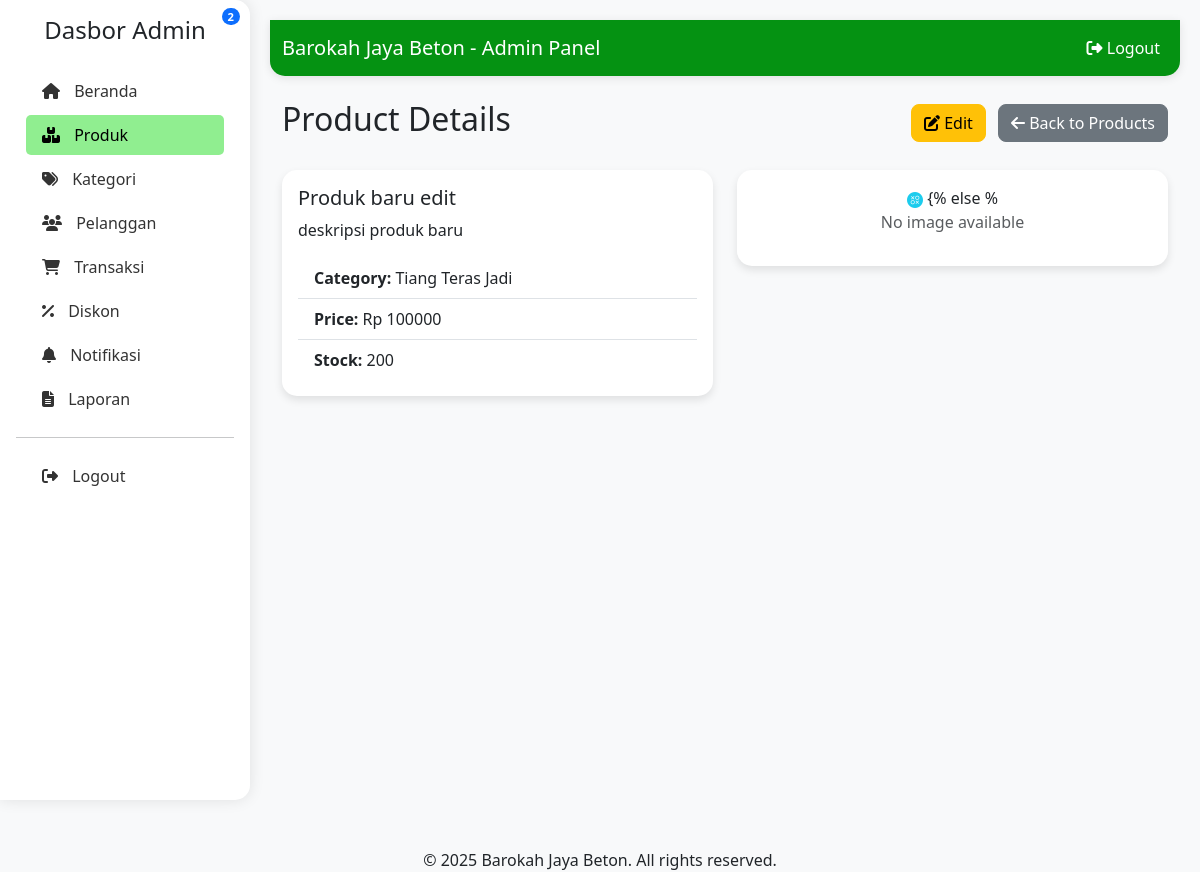
The app's page /dashboard_admin/products/12/ (signed in), older data.
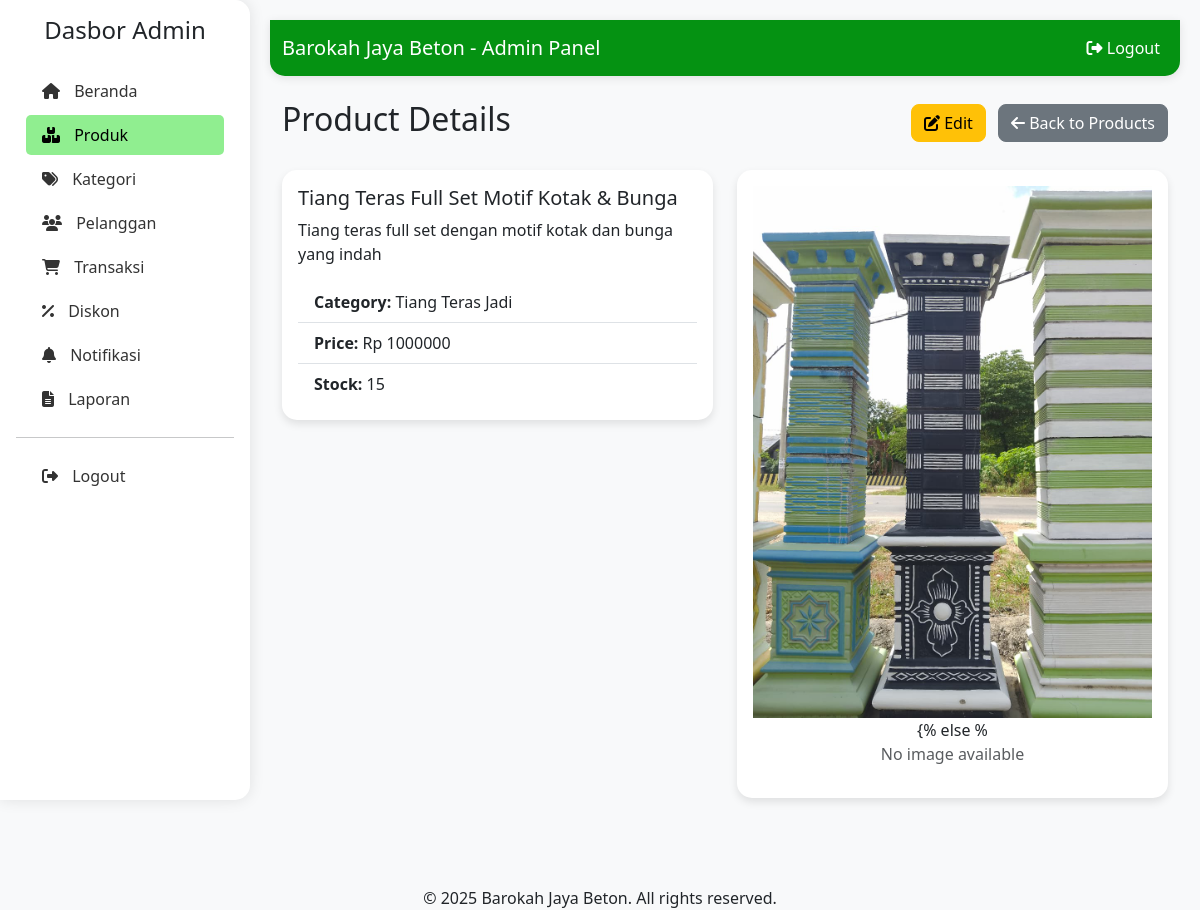
The same page, newer data.
### admin_dashboard/models.py (models this page shows, shortened)
class Produk(models.Model):
    nama_produk = models.CharField(max_length=255, verbose_name="Nama Produk")
    deskripsi_produk = models.TextField(verbose_name="Deskripsi Produk")
    foto_produk = models.ImageField(upload_to='produk_images/', verbose_name="Foto Produk")
    stok_produk = models.IntegerField(verbose_name="Stok Produk")
    harga_produk = models.DecimalField(max_digits=10, decimal_places=2, verbose_name="Harga Produk")
    kategori = models.ForeignKey(Kategori, on_delete=models.SET_NULL, blank=True, null=True, verbose_name="Kategori")
    class Meta:
        verbose_name_plural = "Produk"
        db_table = 'produk'

class Kategori(models.Model):
    nama_kategori = models.CharField(max_length=255, verbose_name="Nama Kategori")
    class Meta:
        verbose_name_plural = "Kategori"
        db_table = 'kategori'

### dashboard_admin/views.py (the view)
    def wrapper(request, *args, **kwargs):
        if not request.user.is_authenticated or not isinstance(request.user, Admin):
            raise PermissionDenied("You don't have permission to access this page.")
        return view_func(request, *args, **kwargs)

### admin_dashboard/context_processors.py (called while the page is built, shortened)
def notification_cart_context(request):
    context = {
        'unseen_notifications_count': 0,
        'cart_item_count': 0
    }
    return context

### dashboard_admin/context_processors.py (called while the page is built)
def admin_crm_context(request):
    if not request.path.startswith('/dashboard_admin/'):
        return {}
    try:
        Pelanggan = apps.get_model('admin_dashboard', 'Pelanggan')
        Transaksi = apps.get_model('admin_dashboard', 'Transaksi')
        Notifikasi = apps.get_model('admin_dashboard', 'Notifikasi')
        today_date = timezone.now().date()
        new_transaction_count = Transaksi.objects.filter(
            status_transaksi='DIPROSES'
        ).count()
        return {
            'sidebar_new_transaction_count': new_transaction_count,
        }
    except Exception:
        return {}

### dashboard_admin/views.py (called while the page is built)
def admin_required(view_func):
    def wrapper(request, *args, **kwargs):
        if not request.user.is_authenticated or not isinstance(request.user, Admin):
            raise PermissionDenied("You don't have permission to access this page.")
        return view_func(request, *args, **kwargs)
    return wrapper

### templates/dashboard_admin/products/detail.html (shortened to what this page needs)
{% extends 'dashboard_admin/base.html' %}
{% block content %}
<div class="container-fluid">
    <div class="d-flex justify-content-between align-items-center mb-4">
        <h2>Product Details</h2>
        <div>
            <a href="{% url 'dashboard_admin:product_update' product.pk %}" class="btn btn-warning me-2">
                <i class="fas fa-edit"></i> Edit
            </a>
            <a href="{% url 'dashboard_admin:product_list' %}" class="btn btn-secondary">
                <i class="fas fa-arrow-left"></i> Back to Products
            </a>
        </div>
    </div>
    <div class="row">
        <div class="col-md-6">
            <div class="card">
                <div class="card-body">
                    <h5 class="card-title">{{ product.nama_produk }}</h5>
                    <p class="card-text">{{ product.deskripsi_produk }}</p>
                    <ul class="list-group list-group-flush">
                        <li class="list-group-item">
                            <strong>Category:</strong>
                            {{ product.kategori.nama_kategori|default:"-" }}
                        </li>
                        <li class="list-group-item">
                            <strong>Price:</strong>
                            Rp {{ product.harga_produk|floatformat:0 }}
                        </li>
                        <li class="list-group-item">
                            <strong>Stock:</strong>
                            {{ product.stok_produk }}
                        </li>
                    </ul>
                </div>
            </div>
        </div>
        <div class="col-md-6">
            <div class="card">
                <div class="card-body text-center">
                    {% if product.foto_produk %}
                        <img src="{{ product.foto_produk.url }}" alt="{{ product.nama_produk }}" class="img-fluid">
                    {% else %
                        <p class="text-muted">No image available</p>
                    {% endif %}
                </div>
            </div>
        </div>
    </div>
</div>
{% endblock %}

Row changes from the older to the newer data that the page shows:
changed Produk "Tiang Teras Jadi": nama_produk "Produk baru edit" → "Tiang Teras Full Set Motif Kotak & Bunga"; deskripsi_produk "deskripsi produk baru" → "Tiang teras full set dengan motif kotak dan bunga yang indah"; harga_produk "100000" → "1000000"; stok_produk "200" → "15"; foto_produk: a different picture
Text that changed along with them:
{{ sidebar_new_transaction_count }}: "2" → (not shown)
